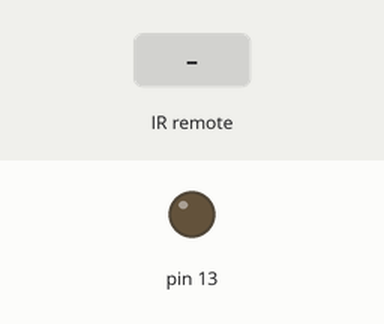
Recording of a sketch running on a simulated Arduino Uno, built with avr-gcc and run on an emulated ATmega328P. Shown: output pins drawn as LEDs (lit = HIGH). Inputs (shaded band) come from the test bench. What the sketch prints to the serial monitor is not drawn.

Above: at 1.2 s.
1.3 s: infrared code 0xA7BCA received
Timing chart, 0 to 4.3 s (numbered marks = the images above; inputs shaded):
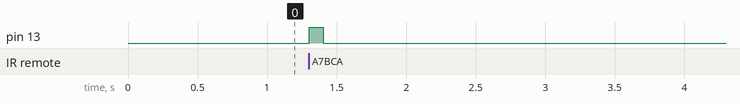

The sketch:

IR__REC__THESIS.ino
```cpp
// (licence header left out)
#include <IRremote.h>

int RECV_PIN = 6;

IRrecv irrecv(RECV_PIN);

decode_results results;

void setup()
{
  Serial.begin(115200);
  pinMode(13, OUTPUT);
  irrecv.enableIRIn(); // Start the receiver
}

void loop() {
  if (irrecv.decode(&results)) {
    if (results.value == 687050){
      digitalWrite(13, HIGH);
      Serial.print('S');
      delay(100);
      digitalWrite(13, LOW);
    }
    //Serial.println(results.value);
    //Serial.println(results.value, HEX);
    irrecv.resume(); // Receive the next value
  }
  delay(100);
}
```

Measured:
- after the input at 1.3 s, pin 13: LOW → HIGH at once, → LOW 0.10 s later
